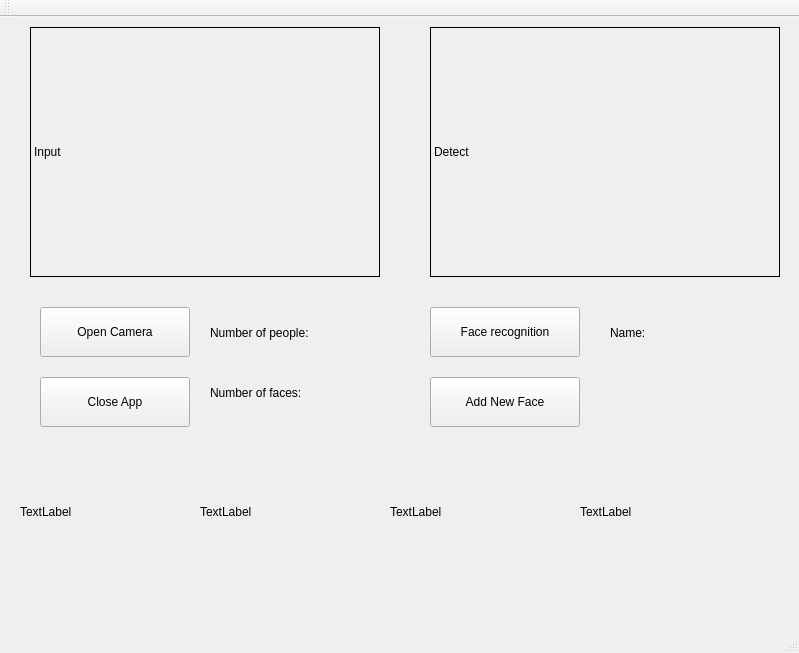
<?xml version="1.0" encoding="UTF-8"?>
<ui version="4.0">
 <class>MainWindow</class>
 <widget class="QMainWindow" name="MainWindow">
  <property name="geometry">
   <rect>
    <x>0</x>
    <y>0</y>
    <width>799</width>
    <height>653</height>
   </rect>
  </property>
  <property name="windowTitle">
   <string>MainWindow</string>
  </property>
  <widget class="QWidget" name="centralWidget">
   <widget class="QLabel" name="Input">
    <property name="geometry">
     <rect>
      <x>30</x>
      <y>10</y>
      <width>350</width>
      <height>250</height>
     </rect>
    </property>
    <property name="frameShape">
     <enum>QFrame::Box</enum>
    </property>
    <property name="text">
     <string>Input</string>
    </property>
   </widget>
   <widget class="QLabel" name="Detect">
    <property name="geometry">
     <rect>
      <x>430</x>
      <y>10</y>
      <width>350</width>
      <height>250</height>
     </rect>
    </property>
    <property name="frameShape">
     <enum>QFrame::Box</enum>
    </property>
    <property name="text">
     <string>Detect</string>
    </property>
   </widget>
   <widget class="QPushButton" name="Open">
    <property name="geometry">
     <rect>
      <x>40</x>
      <y>290</y>
      <width>150</width>
      <height>50</height>
     </rect>
    </property>
    <property name="text">
     <string>Open Camera</string>
    </property>
   </widget>
   <widget class="QPushButton" name="Close">
    <property name="geometry">
     <rect>
      <x>40</x>
      <y>360</y>
      <width>150</width>
      <height>50</height>
     </rect>
    </property>
    <property name="text">
     <string>Close App</string>
    </property>
   </widget>
   <widget class="QLabel" name="NumberP">
    <property name="geometry">
     <rect>
      <x>210</x>
      <y>300</y>
      <width>181</width>
      <height>31</height>
     </rect>
    </property>
    <property name="text">
     <string>Number of people: </string>
    </property>
   </widget>
   <widget class="QLabel" name="_label">
    <property name="geometry">
     <rect>
      <x>20</x>
      <y>430</y>
      <width>150</width>
      <height>130</height>
     </rect>
    </property>
    <property name="text">
     <string>TextLabel</string>
    </property>
   </widget>
   <widget class="QLabel" name="_label2">
    <property name="geometry">
     <rect>
      <x>200</x>
      <y>430</y>
      <width>150</width>
      <height>130</height>
     </rect>
    </property>
    <property name="text">
     <string>TextLabel</string>
    </property>
   </widget>
   <widget class="QLabel" name="_label3">
    <property name="geometry">
     <rect>
      <x>390</x>
      <y>430</y>
      <width>150</width>
      <height>130</height>
     </rect>
    </property>
    <property name="text">
     <string>TextLabel</string>
    </property>
   </widget>
   <widget class="QLabel" name="_label4">
    <property name="geometry">
     <rect>
      <x>580</x>
      <y>430</y>
      <width>150</width>
      <height>130</height>
     </rect>
    </property>
    <property name="text">
     <string>TextLabel</string>
    </property>
   </widget>
   <widget class="QPushButton" name="Recognition">
    <property name="geometry">
     <rect>
      <x>430</x>
      <y>290</y>
      <width>150</width>
      <height>50</height>
     </rect>
    </property>
    <property name="text">
     <string>Face recognition</string>
    </property>
   </widget>
   <widget class="QPushButton" name="NewFace">
    <property name="geometry">
     <rect>
      <x>430</x>
      <y>360</y>
      <width>150</width>
      <height>50</height>
     </rect>
    </property>
    <property name="text">
     <string>Add New Face</string>
    </property>
   </widget>
   <widget class="QLabel" name="NumberF">
    <property name="geometry">
     <rect>
      <x>210</x>
      <y>360</y>
      <width>181</width>
      <height>31</height>
     </rect>
    </property>
    <property name="text">
     <string>Number of faces: </string>
    </property>
   </widget>
   <widget class="QLabel" name="Name">
    <property name="geometry">
     <rect>
      <x>610</x>
      <y>300</y>
      <width>181</width>
      <height>31</height>
     </rect>
    </property>
    <property name="text">
     <string>Name:</string>
    </property>
   </widget>
  </widget>
  <widget class="QMenuBar" name="menuBar">
   <property name="geometry">
    <rect>
     <x>0</x>
     <y>0</y>
     <width>799</width>
     <height>25</height>
    </rect>
   </property>
  </widget>
  <widget class="QToolBar" name="mainToolBar">
   <attribute name="toolBarArea">
    <enum>TopToolBarArea</enum>
   </attribute>
   <attribute name="toolBarBreak">
    <bool>false</bool>
   </attribute>
  </widget>
  <widget class="QStatusBar" name="statusBar"/>
 </widget>
 <layoutdefault spacing="6" margin="11"/>
 <resources/>
 <connections>
  <connection>
   <sender>Close</sender>
   <signal>clicked()</signal>
   <receiver>MainWindow</receiver>
   <slot>close()</slot>
   <hints>
    <hint type="sourcelabel">
     <x>172</x>
     <y>314</y>
    </hint>
    <hint type="destinationlabel">
     <x>258</x>
     <y>307</y>
    </hint>
   </hints>
  </connection>
 </connections>
</ui>
